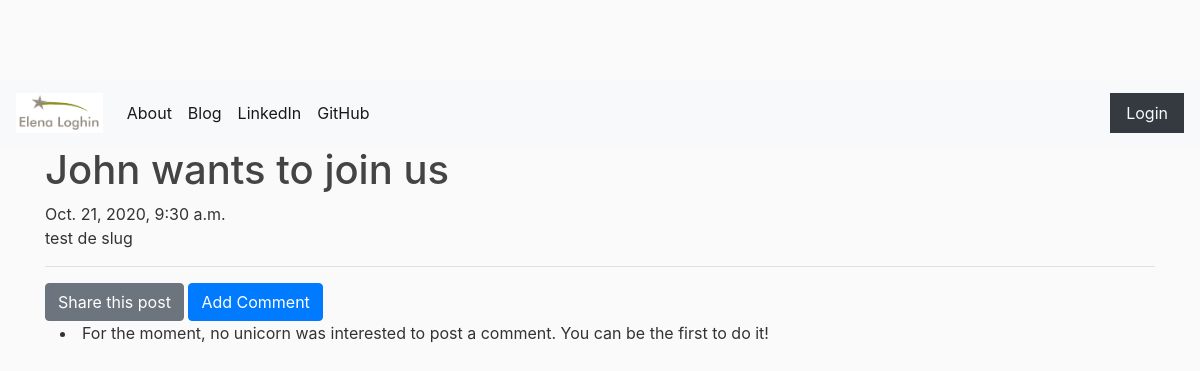
Before: /post/john-wants-join-us/ with the older database file.
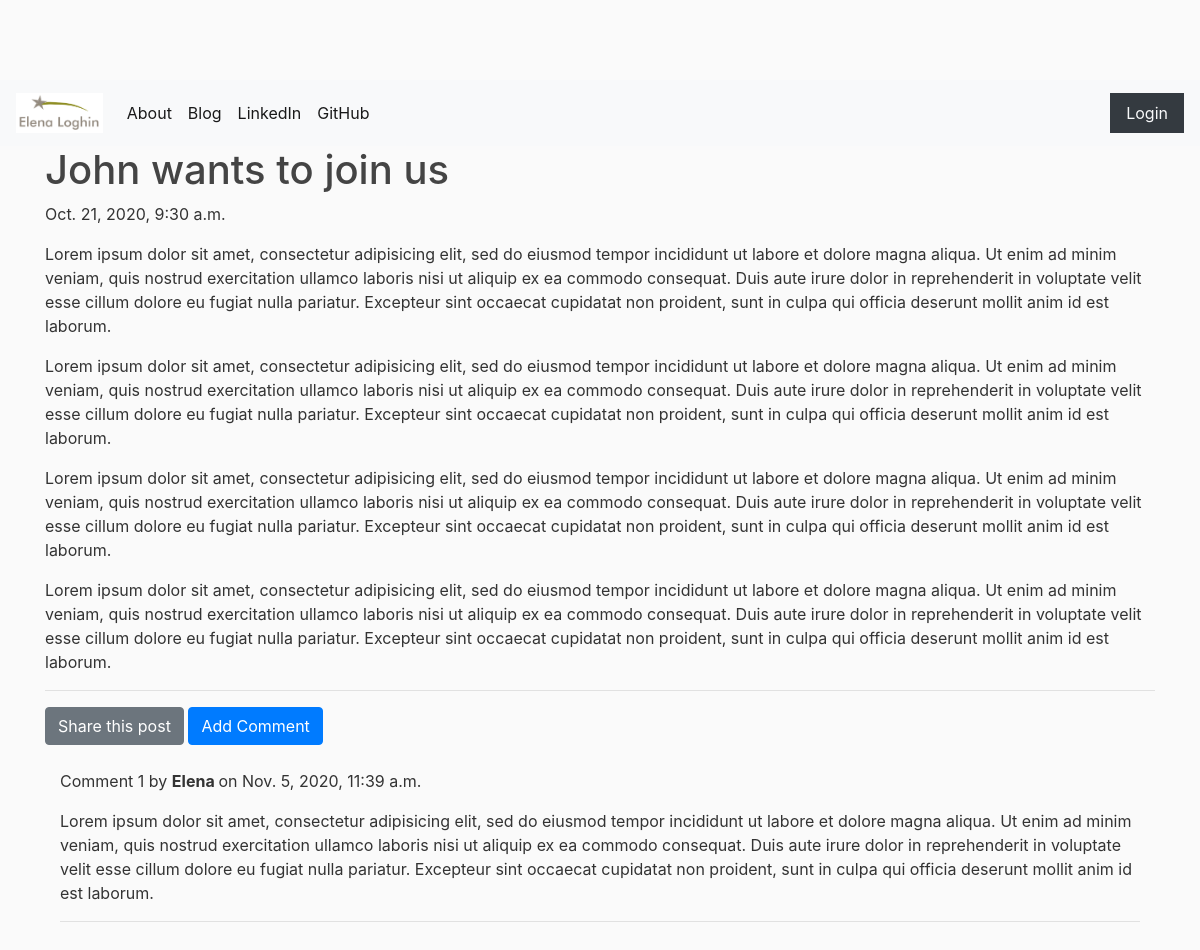
After: the same page with the newer database file.
### blog/models.py (models this page shows, shortened)
class Post(models.Model):
    STATUS_CHOICES = (
        ('draft', 'Draft'),
        ('published', 'Published'),
    )
    title = models.CharField(max_length = 200)
    slug = models.SlugField(null=False, max_length = 250, unique_for_date='published_date')
    author = models.ForeignKey(User, on_delete=models.CASCADE, related_name='blog_posts')
    text = models.TextField()
    published_date = models.DateTimeField(default=timezone.now)
    created_date = models.DateTimeField(auto_now_add=True)
    updated_date = models.DateTimeField(auto_now=True)
    status = models.CharField(max_length=10, choices=STATUS_CHOICES, default='draft')
    objects = models.Manager() # The default manager.
    published = PublishedManager() # Our custom manager.
    class Meta:
        ordering = ('-published_date',)

class Comment(models.Model):
    post = models.ForeignKey(Post, related_name='comments', on_delete = models.CASCADE)
    author = models.CharField(max_length=200)
    email = models.EmailField(null = True)
    text = models.TextField()
    date_created = models.DateTimeField(default = timezone.now)
    date_updated = models.DateTimeField(auto_now=True)
    approved_comment = models.BooleanField(default = False)
    class Meta:
        ordering = ('date_created',)

### blog/views.py (the view)
# urls.py: path('post/<slug:slug>/', views.PostDetailView.as_view(), name="blog_post_detail"),
class PostDetailView(DetailView):
    model = Post
    def get_object(self, queryset=None):
        return get_object_or_404(Post, slug=self.kwargs['slug'] )

### blog/templates/blog/post_detail.html (shortened to what this page needs)
{% extends 'blog/base.html'%}
{% block content %}
  <h1 class="posttitle">{{post.title}}</h1>
  {% if post.published_date %}
      {{post.published_date}}
  {% else %}
      <a class="btn btn-success" href="{% url 'blog_post_publish' post.pk %}">Publish</a>
  {% endif %}
  <p class='postcontent'>{{ post.text|safe|linebreaksbr}}</p>
  <hr>
  <a class="btn btn-primary btn-secondary" href="{% url "blog_post_share" post.pk %}">Share this post</a>
  <a class="btn btn-primary btn-primary" href="{% url 'blog_add_comment_to_post' post.pk %}">Add Comment</a>
  <div class="container">
    {% for comment in post.comments.all %}
      <br>
      {% if user.is_authenticated or comment.approved_comment %}
        Comment {{ forloop.counter }} by <strong>{{ comment.author }} </strong> on {{ comment.date_created }}
        <p>{{comment.text|safe|linebreaks}}</p>
      <hr>
      {% endif %}
      {% empty %}
          <li>For the moment, no unicorn was interested to post a comment. You can be the first to do it!</li>
    {% endfor %}
  </div>
{% endblock %}

Changed rows visible on the page:
changed Post "John wants to join us": text "test de slug" → "Lorem ipsum dolor sit amet, consectetur adipisicing elit, sed do eiusmod tempor incididunt ut labore et dolore magna aliqua. Ut enim ad minim veniam, quis nostrud exercitation ullamco laboris nisi ut aliquip ex ea commodo consequat. Duis aute irure dolor in reprehenderit in voluptate velit esse cillum dolore eu fugiat nulla pariatur. Excepteur sint occaecat cupidatat non proident, sunt in culpa qui officia deserunt mollit anim id est laborum. Lorem ipsum dolor sit amet, consectetur adipisicing elit, sed do eiusmod tempor incididunt ut labore et dolore magna aliqua. Ut enim ad minim veniam, quis nostrud exercitation ullamco laboris nisi ut aliquip ex ea commodo consequat. Duis aute irure…"
added Comment: author "Elena", date_created "Nov. 5, 2020, 11:39 a.m.", text "Lorem ipsum dolor sit amet, consectetur adipisicing elit, sed do eiusmod tempor incididunt ut labore et dolore magna aliqua. Ut enim ad minim veniam, quis nostrud exercitation ullamco laboris nisi ut aliquip ex ea commodo consequat. Duis aute irure dolor in reprehenderit in voluptate velit esse cillum dolore eu fugiat nulla pariatur. Excepteur sint occaecat cupidatat non proident, sunt in culpa qui officia deserunt mollit anim id est laborum."
Other visible differences:
text no longer shown: "For the moment, no unicorn was interested to post a comment. You can be the first to do it!"
